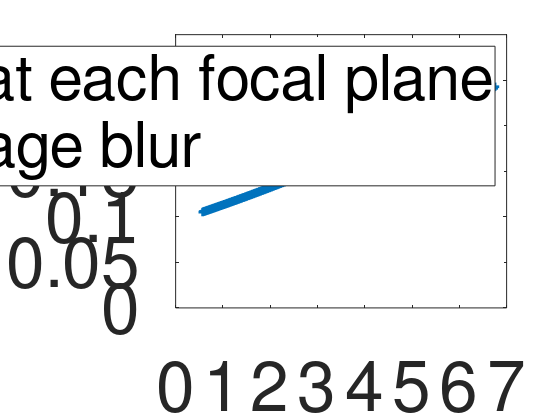
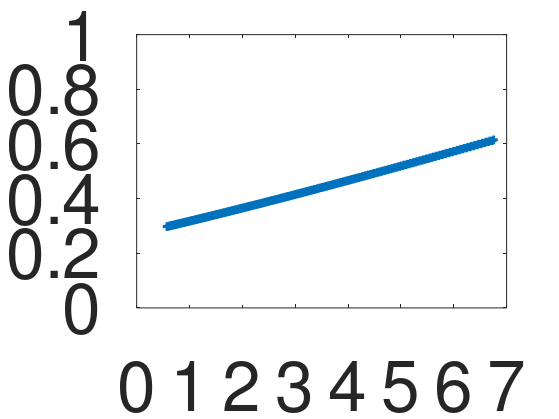
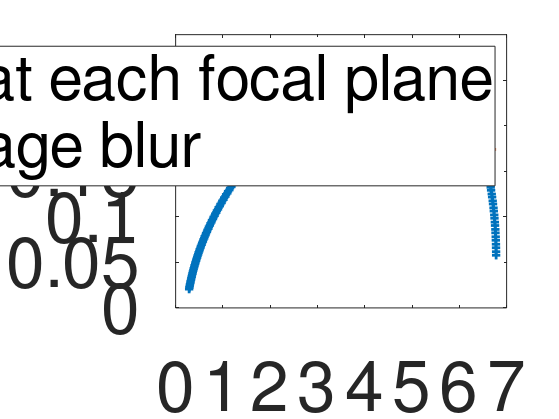
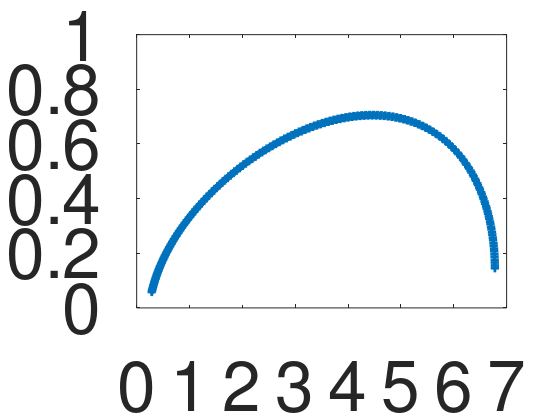

These charts were generated, in order, by the following MATLAB code:
clear all;
close all;

%% Generating graphs to go into the paper

o1=0.03; % Exhaustive search
f1=0.0296; % From Email
           % o1=0.03; % Exhaustive search
           % f1=0.0296; % From Email
d1=0.03; % Exhaustive search

f3=0.06; % Measured to be 0.053
d2=0.12; % measure
de=0.03; % measure

num=280; % num of sample depths along z direction(depth direction)
MinOpPower=12; % min optical power of focus tunable lens(in diopters)
MaxOpPower=16; % max optical power of focus tunable lens(in diopters)
p=1;


t=0:0.058:1e3/60;
delt_t=1e3/60/2;

debugGraphs = false;
printGraphs = true;
triangular = true;
sinusoidal = true;

%% Triangular wave
if(triangular == true)
    A = MaxOpPower - MinOpPower;
    D = (MaxOpPower + MinOpPower)/2;

    D_r = repmat(D, size(t));
    A_r = repmat(A, size(t));
    a_r = repmat(delt_t, size(t));
    one_r = repmat(1, size(t));

    DC_component = (D_r);
    %AC_component = 0.5*A_r - A_r.*abs((a_r - t)./a_r);
    AC_component = 0.5*A_r - A_r.*abs(2*0.06*t - one_r);
    signal_inverse = DC_component - AC_component;
    signal = 1./signal_inverse;
    %figure; plot(signal); 

    f_t_inverse = signal_inverse;
    f2 = signal;


    i1=f1*o1/(o1-f1);
    m1 = i1/o1;
    o2=i1-d1;
    i2=f2*o2./(o2+f2);
    m2 = i2/o2;
    o3=d2-i2;
    i3=f3*o3./(o3-f3);
    m3 = i3./o3;
    ie=-i3+de;
    ie(ie > 5) = 5;
    ie_diopters = 1./ie;
    
    [sorted_ie sort_index] = sort(ie);
    sorted_ie_diopters = 1./sorted_ie;

    ie_combined = [];
    changing_quantity = sorted_ie_diopters;
    for iter = 1:24
        ie_diopters_offset = zeros(size(changing_quantity));
        offset = iter;
        ie_diopters_offset(1,1:end-offset) = changing_quantity(1,offset+1:end);
        ie_diopters_offset(1,end-offset+1:end) = changing_quantity(1,1:offset);
        ie_combined = [ie_combined; ie_diopters_offset]; 
    end
    longitudinal_pixel_blur = std(ie_combined);
    dioptric_logitudinal_pixel_blur = longitudinal_pixel_blur;
    ignore_elements = 24;

    m = m1*(m2.*m3);
    O_1 = 0.01778; % meters. O_1 = 0.7 inches
    I_e = m*O_1;
    theta = abs(2*rad2deg(atan((I_e/2)./ie)));
    sorted_theta = theta(sort_index);
    changing_quantity = sorted_theta;

    fov_combined = [];
    for iter = 1:24
        theta_offset = zeros(size(changing_quantity));
        offset = iter;
        theta_offset(1,1:end-offset) = changing_quantity(1,offset+1:end);
        theta_offset(1,end-offset+1:end) = changing_quantity(1,1:offset);
        fov_combined = [fov_combined; theta_offset]; 
    end
    lateral_pixel_blur = std(fov_combined);

    if(debugGraphs == true)
        % figure; plot(t, f2, '+');
        % title('f2 vs t');

        % figure; plot(t, o1, '+');
        % title ('o1 vs t');

        % figure; plot(t, i1, '+');
        % title ('i1 vs t');
        % figure; plot(t, m1, '+');
        % title ('m1 vs t');

        % figure; plot(t, o2, '+');
        % title('o2 vs t');

        % figure; plot(t, i2, '+');
        % title('i2 vs t');
        % figure; plot(t, m2, '+');
        % title ('m2 vs t');

        % %i2=f2*o2./(o2-f2);
        % figure; plot(t, o3, '+');
        % title('o3 vs t');

        % figure; plot(t, i3, '+');
        % title('i3 vs t');
        % figure; plot(t, m3, '+');
        % title ('m3 vs t');

        % figure; plot(t, m, '+');
        % title ('m vs t');
        
        % figure; plot(t, ie, '+');
        % title('ie vs t');
        
        % figure; plot(t, theta, '+');
        % title ('fov vs t');
        
        % figure; plot(t, ie_diopters, '+');
        % title('ie diopters vs t');
        
        figure; plot(t,longitudinal_pixel_blur);
        title('pixel blur vs t');
        
        figure; plot(t,dioptric_logitudinal_pixel_blur);
        title('pixel blur vs t');
         % figure; plot(t,lateral_pixel_blur);
        % title('pixel blur vs t');
    end
    linewidth = 3; 

    if(printGraphs == true)
        % filename = sprintf('./graphs/triangular_lens_power_vs_time.svg');
        % custom_plot_save(t, f_t_inverse, filename);

        % filename = sprintf('./graphs/triangular_virtual_image_diopters_vs_time.svg');
        % custom_plot_save(t, 1./ie, filename);

        % filename = sprintf('./graphs/triangular_virtual_image_distance_vs_time.svg');
        % custom_plot_save(t, ie, filename);
        
        % filename = sprintf('./graphs/triangular_fov_vs_time.svg');
        % custom_plot_save(t, theta, filename);

        % custom_plot_save(t(1,1:end-ignore_elements), dioptric_logitudinal_pixel_blur(1,1:end-ignore_elements), ...
        %                         filename, 0, 1.0, 0, 20);
        
        filename = sprintf('./graphs/triangular_longitudinal_blur_vs_time.svg');
        mean_blur = mean(dioptric_logitudinal_pixel_blur(1,1:end-ignore_elements));
        
        %xdata = t(1,1:end-ignore_elements);
        xdata = sorted_ie_diopters(1,1:end-ignore_elements);
        ydata1 = dioptric_logitudinal_pixel_blur(1,1:end-ignore_elements);
        ydata2 = repmat(mean_blur, size(ydata1));
      
        figure('units','normalized','outerposition', [0 0 0.99 0.98], 'visible', 'on');
        plot(xdata, ydata1, '+', 'LineWidth', 2);
        hold on;
        plot(xdata, ydata2, 'LineWidth', 2);
        legend('Blur at each focal plane','Average blur');
        ylim([0 0.3]);
        xlim([0 7]);
        set(gcf, 'PaperPositionMode', 'auto');
        set(gca, 'FontSize', 50);
        print(filename, '-dsvg');

        filename = sprintf('./graphs/triangular_lateral_blur_vs_time.svg');
        % custom_plot_save(t(1,1:end-ignore_elements), lateral_pixel_blur(1,1:end-ignore_elements), ...
        %                  filename, 0, 1.5, 0, 20);
        
        xdata = sorted_ie_diopters(1,1:end-ignore_elements);
        ydata1 = lateral_pixel_blur(1,1:end-ignore_elements);
      
        figure('units','normalized','outerposition', [0 0 0.99 0.98], 'visible', 'on');
        plot(xdata, ydata1, '+', 'LineWidth', 2);
        ylim([0 1]);
        xlim([0 7]);
        set(gcf, 'PaperPositionMode', 'auto');
        set(gca, 'FontSize', 50);
        print(filename, '-dsvg');
 
    end
end


%% Sinusoidal wave

if(sinusoidal == true)
    Magnitude=(MaxOpPower-MinOpPower)/2;
    offset=(MaxOpPower+MinOpPower)/2;

    f_t_inverse=Magnitude*sin(t*2*pi/(1e3/60) + pi/2)+offset;
    f2=1./f_t_inverse;



    i1=f1*o1/(o1-f1);
    m1 = i1/o1;
    o2=i1-d1;
    i2=f2*o2./(o2+f2);
    %i2=f2*o2./(o2-f2);
    m2 = i2/o2;
    o3=d2-i2;
    i3=f3*o3./(o3-f3);
    m3 = i3./o3;
    ie=-i3+de;
    ie(ie > 5) = 5;
    ie_diopters = 1./ie;
    
    [sorted_ie sort_index] = sort(ie);
    sorted_ie_diopters = 1./sorted_ie;

    ie_combined = [];
    changing_quantity = sorted_ie_diopters;
    for iter = 1:24
        ie_diopters_offset = zeros(size(changing_quantity));
        offset = iter;
        ie_diopters_offset(1,1:end-offset) = changing_quantity(1,offset+1:end);
        ie_diopters_offset(1,end-offset+1:end) = changing_quantity(1,1:offset);
        ie_combined = [ie_combined; ie_diopters_offset]; 
    end
    longitudinal_pixel_blur = std(ie_combined);
    dioptric_logitudinal_pixel_blur = longitudinal_pixel_blur;
    ignore_elements = 24;


    m = m1*(m2.*m3);
    O_1 = 0.01778; % meters. O_1 = 0.7 inches
    I_e = m*O_1;
    theta = abs(2*rad2deg(atan((I_e/2)./ie)));
    sorted_theta = theta(sort_index);
    changing_quantity = sorted_theta;

    fov_combined = [];
    for iter = 1:24
        theta_offset = zeros(size(changing_quantity));
        offset = iter;
        theta_offset(1,1:end-offset) = changing_quantity(1,offset+1:end);
        theta_offset(1,end-offset+1:end) = changing_quantity(1,1:offset);
        fov_combined = [fov_combined; theta_offset]; 
    end
    lateral_pixel_blur = std(fov_combined);

    if(debugGraphs == true)
        % figure; plot(t, f2, '+');
        % title('f2 vs t');

        % figure; plot(t, o1, '+');
        % title ('o1 vs t');

        % figure; plot(t, i1, '+');
        % title ('i1 vs t');
        % figure; plot(t, m1, '+');
        % title ('m1 vs t');

        % figure; plot(t, o2, '+');
        % title('o2 vs t');

        % figure; plot(t, i2, '+');
        % title('i2 vs t');
        % figure; plot(t, m2, '+');
        % title ('m2 vs t');

        % %i2=f2*o2./(o2-f2);
        % figure; plot(t, o3, '+');
        % title('o3 vs t');

        % figure; plot(t, i3, '+');
        % title('i3 vs t');
        % figure; plot(t, m3, '+');
        % title ('m3 vs t');

        % figure; plot(t, m, '+');
        % title ('m vs t');

        % figure; plot(t, ie, '+');
        % title('ie vs t');
        
        
        % figure; plot(t, theta, '+');
        % title ('fov vs t');
        
        figure; plot(t, ie_diopters, '+');
        title('ie diopters vs t');
        
        figure; plot(t,longitudinal_pixel_blur);
        title('pixel blur vs t');

        figure; plot(t,lateral_pixel_blur);
        title('pixel blur vs t');
    end

    if(printGraphs == true)
        % filename = sprintf('./graphs/sinusoidal_ens_power_vs_time.svg');
        % custom_plot_save(t, f_t_inverse, filename);

        % filename = sprintf('./graphs/sinusoidal_virtual_image_diopters_vs_time.svg');
        % custom_plot_save(t, 1./ie, filename);

        % filename = sprintf('./graphs/sinusoidal_virtual_image_distance_vs_time.svg');
        % custom_plot_save(t, ie, filename);

        % filename = sprintf('./graphs/sinusoidal_fov_vs_time.svg');
        % custom_plot_save(t, theta, filename);
        
        % filename = sprintf('./graphs/sinusoidal_longitudinal_blur_vs_time.svg');
        % custom_plot_save(t(1,1:end-ignore_elements), dioptric_logitudinal_pixel_blur(1,1:end-ignore_elements), ...
        %                  filename, 0, 1.0, 0, 20);

        % filename = sprintf('./graphs/sinusoidal_lateral_blur_vs_time.svg');
        % custom_plot_save(t(1,1:end-ignore_elements), lateral_pixel_blur(1,1:end-ignore_elements), ...
        %                  filename, 0, 1.5, 0, 20);
        
        filename = sprintf('./graphs/sinusoidal_longitudinal_blur_vs_time.svg');
        mean_blur = mean(dioptric_logitudinal_pixel_blur(1,1:end-ignore_elements));
        
        %xdata = t(1,1:end-ignore_elements);
        xdata = sorted_ie_diopters(1,1:end-ignore_elements);
        ydata1 = dioptric_logitudinal_pixel_blur(1,1:end-ignore_elements);
        ydata2 = repmat(mean_blur, size(ydata1));
      
        figure('units','normalized','outerposition', [0 0 0.99 0.98], 'visible', 'on');
        plot(xdata, ydata1, '+', 'LineWidth', 2);
        hold on;
        plot(xdata, ydata2, 'LineWidth', 2);
        legend('Blur at each focal plane','Average blur');
        ylim([0 0.3]);
        xlim([0 7]);
        set(gcf, 'PaperPositionMode', 'auto');
        set(gca, 'FontSize', 50);
        print(filename, '-dsvg');

        filename = sprintf('./graphs/sinusoidal_lateral_blur_vs_time.svg');
        % custom_plot_save(t(1,1:end-ignore_elements), lateral_pixel_blur(1,1:end-ignore_elements), ...
        %                  filename, 0, 1.5, 0, 20);
        
        xdata = sorted_ie_diopters(1,1:end-ignore_elements);
        ydata1 = lateral_pixel_blur(1,1:end-ignore_elements);
      
        figure('units','normalized','outerposition', [0 0 0.99 0.98], 'visible', 'on');
        plot(xdata, ydata1, '+', 'LineWidth', 2);
        ylim([0 1]);
        xlim([0 7]);
        set(gcf, 'PaperPositionMode', 'auto');
        set(gca, 'FontSize', 50);
        print(filename, '-dsvg');
         
    end
end


return;


% figure('units','normalized','outerposition', [0 0 0.48 0.64], 'visible', 'on');
% plot(t,theta);
% set(gcf, 'PaperPositionMode', 'auto');
% filename = sprintf('./graphs/fov_vs_time.png');
% saveas(gcf, filename, 'png');

%% Searching for the right set of parameters
% d1+o1=0.09 % measure

printgraphs = false;
ie_all = [];
fov_all = [];
parameters = [];
index = 0;
o2_all = [];
diff_o2_f1 = [];
i2_all = [];


% f1=0.07; % From Email
% d1=0.03; % Guess
% f3=0.04; % Guess
d2=0.12; % measure
de=0.07; % measure

for f3 = 0.055:0.001:0.06
    for o1=0.04:0.01:0.07
        for f1=0.02:0.001:0.04
            
            if(o1 <= f1 || o1 >= 2*f1)
                continue;
            end
            for d1 = 0.01:0.01:0.035
                
                
                % o1 has to lie between f1 and 2*f1
                
                
                
                
                % d2=0.12; % measure
                % de=0.07; % measure
                
                % o1=0.04; % Guess
                % f1=0.03; % From Email
                % d1=0.05; % Guess
                % f3=0.09; % Guess
                
                %
                num=280; % num of sample depths along z direction(depth direction)
                MinOpPower=12; % min optical power of focus tunable lens(in diopters)
                MaxOpPower=16; % max optical power of focus tunable lens(in diopters)
                t=1:num;
                p=1;
                
                % finding depthlist using triangular driving signal
                t=0:58:1e6/60;
                delt_t=1e6/60/2;
                tan1=(MinOpPower-MaxOpPower)/delt_t;
                y1=tan1*t+MaxOpPower;
                
                tan2=(MaxOpPower-MinOpPower)/delt_t;
                y2=tan2*t+2*MinOpPower-MaxOpPower;
                
                index=max(find(t<=delt_t));
                f_t_inverse=[y1(1:index),y2(index+1:end)];
                f2=1./f_t_inverse;
                
                % considering three lens separately
                i1=f1*o1/(o1-f1);
                o2=i1-d1;
                
                i2=f2*o2./(o2+f2);
                %i2=f2*o2./(o2-f2);
                
                o2_all = [o2_all; o2];
                diff_o2_f1 = [diff_o2_f1 (o2 + f1)];
                i2_all = [i2_all i2];
                o3=d2-i2;
                
                % o3 has to lie within f3
                
                
                %                 if(abs(o3) > abs(f3))
                %                     break;
                %                 end
                
                
                i3=f3*o3./(o3-f3);
                ie=-i3+de;
                
                % Field of View
                
                O_1 = 0.01778; % meters. O_1 = 0.7 inches
                I_e = - (ie/o3) * (i2/o2) * (i1/o1) * O_1;
                theta = 2*rad2deg(atan((I_e/2)./ie));
                
                ie_all = [ie_all; ie];
                fov_all = [fov_all; theta];
                
                %
                parameters = [parameters; [index o1 f1 d1 f3]];
                
                if(printgraphs)
                    figure('units','normalized','outerposition', [0 0 0.48 0.64], 'visible', 'on');
                    subplot(2,2,1)
                    plot(t,f_t_inverse,'r*'); hold on;
                    title('Focus-tunable Lens Driving signal');
                    xlabel('time/s');
                    ylabel('Optical power/diopter');
                    
                    
                    subplot(2,2,2)
                    plot(t,1./ie,'r*');
                    title('Focal plane depth changes in diopter');
                    xlabel('time/s');
                    ylabel('Focal plane depth/diopter');
                    
                    subplot(2,2,3)
                    plot(t,ie,'r*');
                    title('Focal plane depth changes in meter');
                    xlabel('time/s');
                    ylabel('Focal plane depth/m');
                    
                    subplot(2,2,4)
                    plot(t,theta,'r*');
                    title('Field of view');
                    xlabel('time/s');
                    ylabel('Field of view');
                    
                    set(gcf, 'PaperPositionMode', 'auto');
                    filename = sprintf('./graphs/%1.2f_%1.2f_%1.2f_%1.2f.png', f3, o1, f1, d1);
                    
                    saveas(gcf, filename, 'png');
                    %close(gcf);
                end
            end
        end
    end
end


ie_subset = ie_all;
ie_subset(ie_subset < 0) = 0;
ie_subset(ie_subset > 4) = 4;
figure; imagesc(ie_subset); colorbar;
figure; plot(i2_all);

mean_fov = mean(abs(fov_all), 2);
